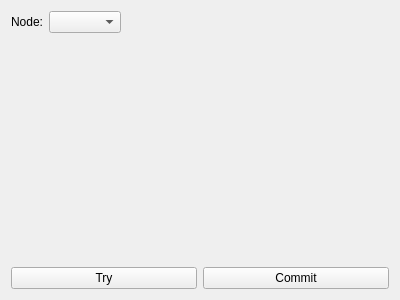
<?xml version="1.0" encoding="UTF-8"?>
<ui version="4.0">
 <class>ConstructView</class>
 <widget class="QWidget" name="ConstructView">
  <property name="geometry">
   <rect>
    <x>0</x>
    <y>0</y>
    <width>400</width>
    <height>300</height>
   </rect>
  </property>
  <property name="windowTitle">
   <string>Form</string>
  </property>
  <layout class="QVBoxLayout" name="verticalLayout">
   <item>
    <layout class="QHBoxLayout" name="horizontalLayout_2">
     <property name="sizeConstraint">
      <enum>QLayout::SetDefaultConstraint</enum>
     </property>
     <item>
      <widget class="QLabel" name="label">
       <property name="text">
        <string>Node:</string>
       </property>
      </widget>
     </item>
     <item>
      <widget class="QComboBox" name="comboBox"/>
     </item>
     <item>
      <spacer name="horizontalSpacer">
       <property name="orientation">
        <enum>Qt::Horizontal</enum>
       </property>
       <property name="sizeHint" stdset="0">
        <size>
         <width>40</width>
         <height>20</height>
        </size>
       </property>
      </spacer>
     </item>
    </layout>
   </item>
   <item>
    <widget class="Logic_Construct" name="widget" native="true">
     <property name="sizePolicy">
      <sizepolicy hsizetype="Expanding" vsizetype="Expanding">
       <horstretch>0</horstretch>
       <verstretch>0</verstretch>
      </sizepolicy>
     </property>
    </widget>
   </item>
   <item>
    <layout class="QHBoxLayout" name="horizontalLayout">
     <item>
      <widget class="QPushButton" name="pushButton">
       <property name="text">
        <string>Try</string>
       </property>
      </widget>
     </item>
     <item>
      <widget class="QPushButton" name="pushButton_2">
       <property name="text">
        <string>Commit</string>
       </property>
      </widget>
     </item>
    </layout>
   </item>
  </layout>
 </widget>
 <customwidgets>
  <customwidget>
   <class>Logic_Construct</class>
   <extends>QWidget</extends>
   <header>RedPanda.widgets.Logic_Construct</header>
   <container>1</container>
  </customwidget>
 </customwidgets>
 <resources/>
 <connections/>
</ui>
